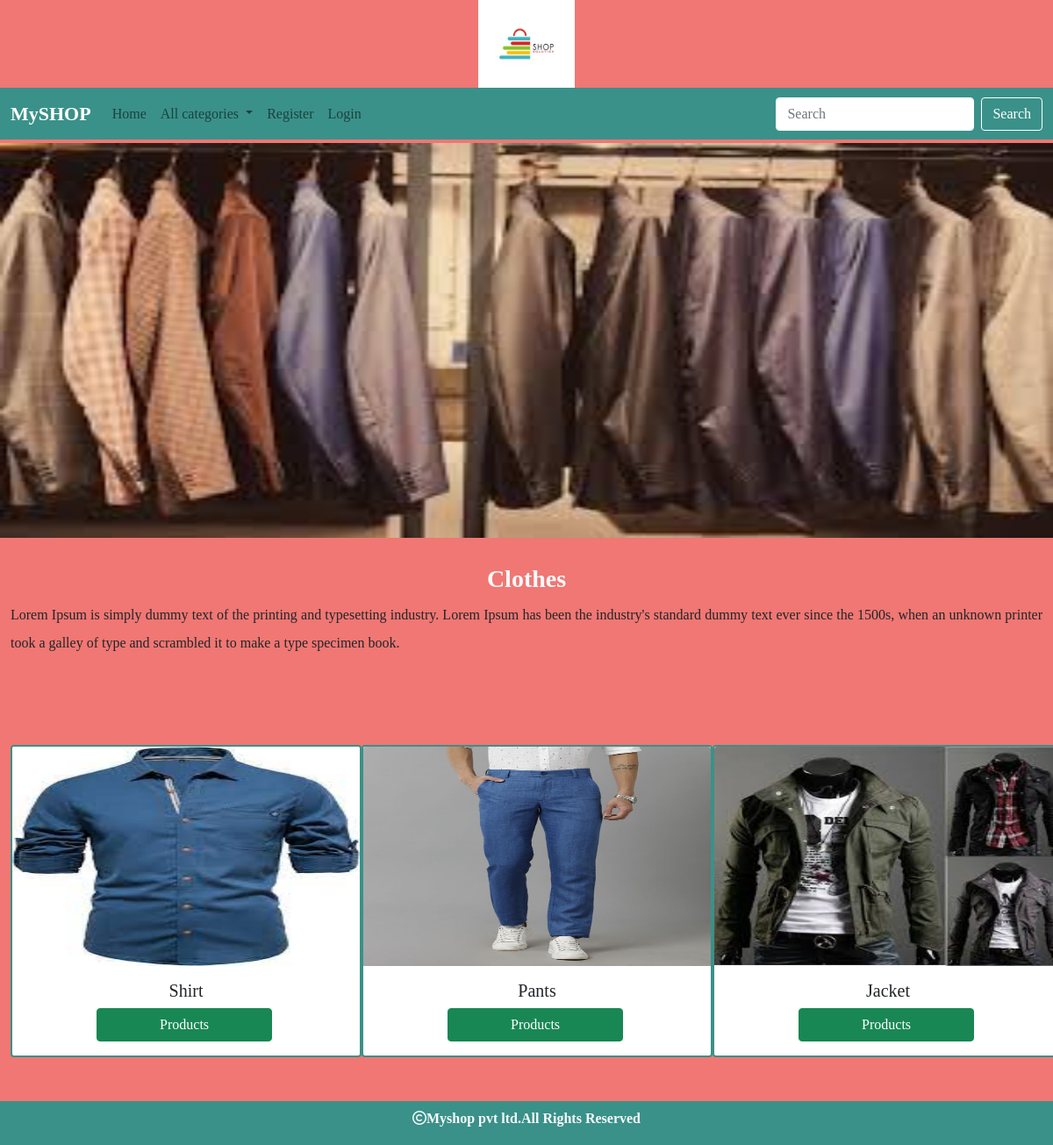
The app's page /products/4 with its own data.
### shop/models.py (models this page shows, shortened)
class Category(models.Model):
    name=models.CharField(max_length=30)
    desc=models.TextField()
    image=models.ImageField(upload_to='categories',null=True,blank=True)

class Product(models.Model):
    name = models.CharField(max_length=30)
    desc = models.TextField()
    image = models.ImageField(upload_to='products', null=True, blank=True)
    price= models.DecimalField(max_digits=10,decimal_places=2)
    stock=models.IntegerField()
    available=models.BooleanField(default=True)
    created=models.DateTimeField(auto_now_add=True) #one time
    updated=models.DateTimeField(auto_now=True) #every time we update records
    category=models.ForeignKey(Category,on_delete=models.CASCADE)

### shop/views.py (the view)
# urls.py: path('products/<int:p>',views.allproducts,name="products"),
def allproducts(request,p):
    c=Category.objects.get(id=p) #retrieves a particular category
    p=Product.objects.filter(category=c) #retrieves products under a particular category
    return render(request,'product.html',{'c':c,'p':p})

### cart/context_processors.py (called while the page is built, shortened)
def total(request):
    count=0
    return {'count':count}

### shop/context_processors.py (called while the page is built)
def links(request):
    c=Category.objects.all()
    return {'links':c}

### templates/product.html
{% extends 'base.html' %}
{% load static %}
{% block content %}
<div class="mt-1" style="margin-bottom:30px">
    <img src="{{c.image.url}}" height="450px" width="100%">
</div>
<div class="container-fluid"style="margin-bottom:100px">
    <h3 class="text-center text-light fw-bold">{{c.name}}</h3>
    <p style="text-align:justify;line-height:2">{{c.desc}}</p>
</div>
<div class="container-fluid"style="margin-bottom:100px">
            <div class="row">
                {% for i in p %}
                   <div class="col-sm-4">
                          <div class="card rounded" style="width: 25rem;border-width:2px;border-color:#3a9189;">
                             <img src="{{i.image.url}}" width="100%" height="250px" class="card-img-top" alt="...">
                               <div class="card-body">
                                  <h5 class="card-title text-center">{{i.name}}</h5>
                                  <a href="{% url 'shop:detail' i.id %}" style="position:relative;left:22%;width:200px;" class="btn btn-success">Products</a>
                               </div>
                          </div>
                   </div>
                {% endfor %}
            </div>
</div>
{% endblock %}

### static/css/style.css (style rules this page uses)
body { background-color:#f07773; font-family: "Zilla Slab", serif; font-optical-sizing: auto; font-weight: 300; font-style: normal; font-variation-settings: "wdth" 100; }

### records on screen
Category: image (picture), name "Clothes", desc "Lorem Ipsum is simply dummy text of the printing and typesetting industry. Lorem Ipsum has been the industry's standard dummy text ever since the 1500s, when an unknown printer took a galley of type and scrambled it to make a type specimen book."
Product: image (picture), name "Shirt"
Product: image (picture), name "Pants"
Product: image (picture), name "Jacket"
